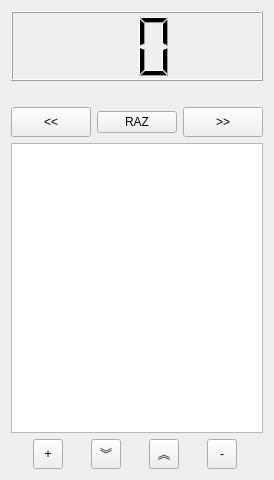
<?xml version="1.0" encoding="UTF-8"?>
<ui version="4.0">
 <class>ConduiteWidget</class>
 <widget class="QWidget" name="ConduiteWidget">
  <property name="geometry">
   <rect>
    <x>0</x>
    <y>0</y>
    <width>257</width>
    <height>480</height>
   </rect>
  </property>
  <property name="windowTitle">
   <string>Form</string>
  </property>
  <layout class="QVBoxLayout" name="verticalLayout">
   <item>
    <widget class="QLCDNumber" name="conduiteLCD">
     <property name="minimumSize">
      <size>
       <width>0</width>
       <height>70</height>
      </size>
     </property>
     <property name="digitCount">
      <number>2</number>
     </property>
    </widget>
   </item>
   <item>
    <widget class="QLabel" name="conduiteActuel">
     <property name="text">
      <string/>
     </property>
     <property name="alignment">
      <set>Qt::AlignCenter</set>
     </property>
    </widget>
   </item>
   <item>
    <layout class="QHBoxLayout" name="horizontalLayout">
     <item>
      <widget class="QPushButton" name="conduitePrev">
       <property name="minimumSize">
        <size>
         <width>0</width>
         <height>30</height>
        </size>
       </property>
       <property name="text">
        <string>&lt;&lt;</string>
       </property>
       <property name="shortcut">
        <string>Left</string>
       </property>
      </widget>
     </item>
     <item>
      <widget class="QPushButton" name="conduiteRAZ">
       <property name="text">
        <string>RAZ</string>
       </property>
       <property name="shortcut">
        <string>Backspace</string>
       </property>
      </widget>
     </item>
     <item>
      <widget class="QPushButton" name="conduiteSuiv">
       <property name="minimumSize">
        <size>
         <width>0</width>
         <height>30</height>
        </size>
       </property>
       <property name="text">
        <string>&gt;&gt;</string>
       </property>
       <property name="shortcut">
        <string>Right</string>
       </property>
      </widget>
     </item>
    </layout>
   </item>
   <item>
    <widget class="QListView" name="conduiteListView"/>
   </item>
   <item>
    <layout class="QHBoxLayout" name="horizontalLayout_2">
     <item>
      <widget class="QToolButton" name="conduiteAdd">
       <property name="minimumSize">
        <size>
         <width>30</width>
         <height>30</height>
        </size>
       </property>
       <property name="text">
        <string>+</string>
       </property>
       <property name="shortcut">
        <string>+</string>
       </property>
      </widget>
     </item>
     <item>
      <widget class="QToolButton" name="conduiteDown">
       <property name="minimumSize">
        <size>
         <width>30</width>
         <height>30</height>
        </size>
       </property>
       <property name="text">
        <string>︾</string>
       </property>
      </widget>
     </item>
     <item>
      <widget class="QToolButton" name="conduiteUp">
       <property name="minimumSize">
        <size>
         <width>30</width>
         <height>30</height>
        </size>
       </property>
       <property name="text">
        <string>︽</string>
       </property>
      </widget>
     </item>
     <item>
      <widget class="QToolButton" name="conduiteDel">
       <property name="minimumSize">
        <size>
         <width>30</width>
         <height>30</height>
        </size>
       </property>
       <property name="text">
        <string>-</string>
       </property>
       <property name="shortcut">
        <string>-</string>
       </property>
      </widget>
     </item>
    </layout>
   </item>
  </layout>
 </widget>
 <resources/>
 <connections/>
</ui>
